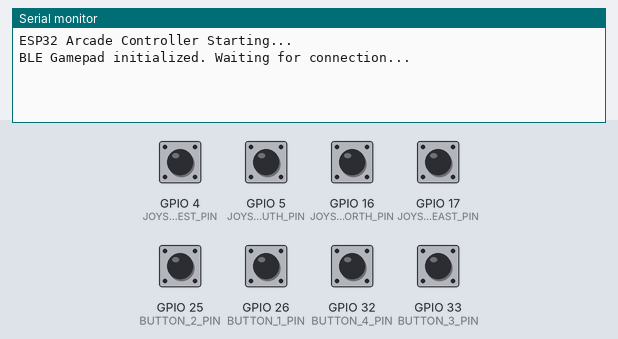
Recording of a sketch running on a simulated ESP32. Parts: the last lines printed to the serial monitor. Inputs (shaded band) come from the test bench; at power-on: GPIO 4 (JOYSTICK_WEST_PIN), GPIO 5 (JOYSTICK_SOUTH_PIN), GPIO 16 (JOYSTICK_NORTH_PIN), GPIO 17 (JOYSTICK_EAST_PIN), GPIO 25 (BUTTON_2_PIN), GPIO 26 (BUTTON_1_PIN), GPIO 32 (BUTTON_4_PIN), GPIO 33 (BUTTON_3_PIN) HIGH. USB keyboard and mouse output is not drawn.

Above: at 1.2 s.
1.3 s: GPIO 4 (JOYSTICK_WEST_PIN) pulled LOW for 0.15 s
At 2.3 s:
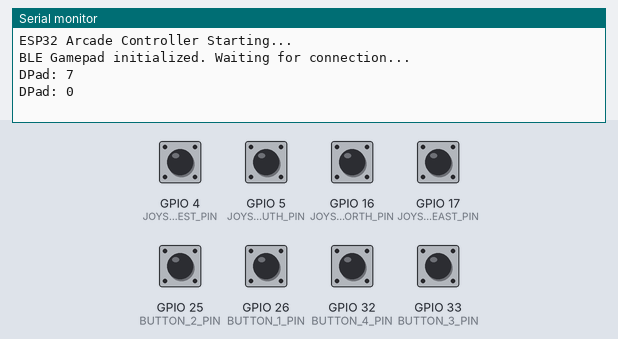
2.9 s: GPIO 25 (BUTTON_2_PIN) pulled LOW for 0.15 s
At 3.5 s:
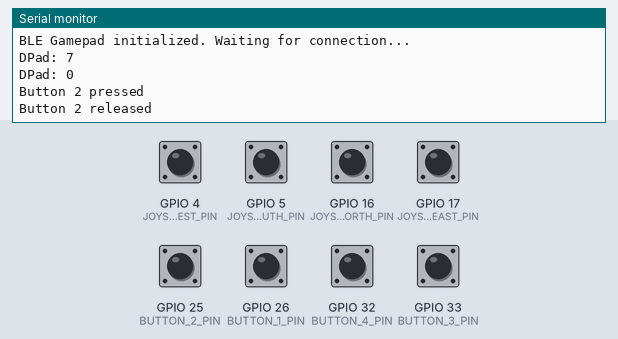
4.5 s: GPIO 5 (JOYSTICK_SOUTH_PIN) pulled LOW for 0.15 s
At 5.8 s:
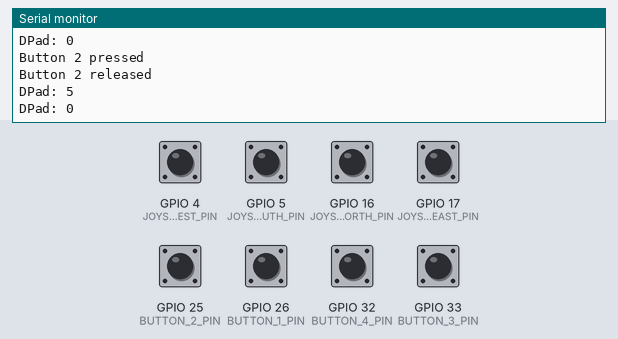
6.1 s: GPIO 16 (JOYSTICK_NORTH_PIN) pulled LOW for 0.15 s
At 7.0 s:
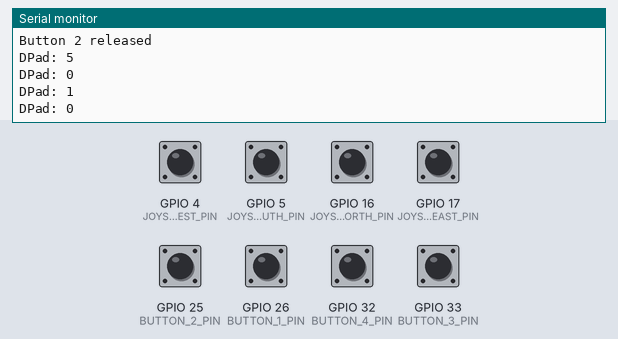
7.7 s: GPIO 17 (JOYSTICK_EAST_PIN) pulled LOW for 0.15 s
At 8.2 s:
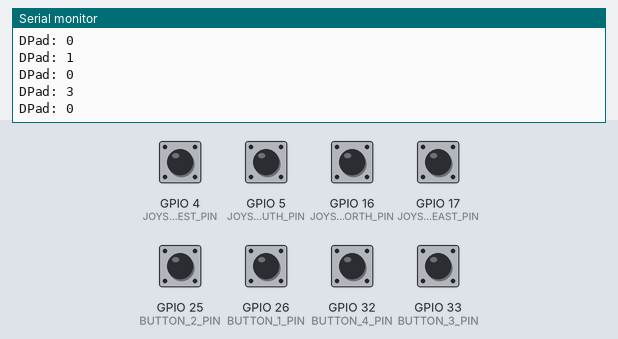
9.3 s: GPIO 26 (BUTTON_1_PIN) pulled LOW for 0.15 s
At 9.43 s:
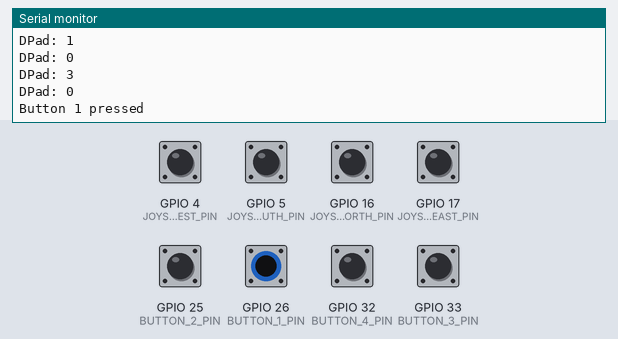
Timing chart, 0 to 11.9 s (numbered marks = the images above; inputs shaded):
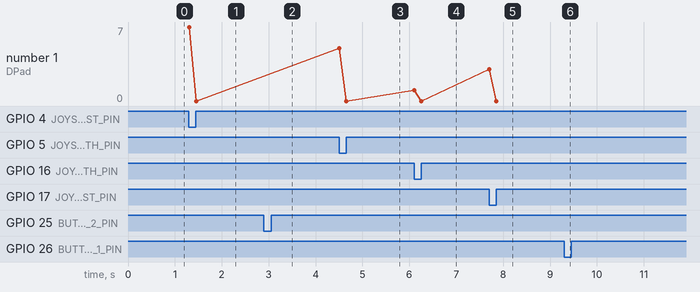

Measured:
- after the input at 1.3 s, the serial monitor: prints a new line at once (image 1)
- after the input at 2.9 s, the serial monitor: prints a new line at once (image 2)
- after the input at 4.5 s, the serial monitor: prints a new line at once (image 3)
- after the input at 6.1 s, the serial monitor: prints a new line at once (image 4)
- after the input at 7.7 s, the serial monitor: prints a new line at once (image 5)
- after the input at 9.3 s, the serial monitor: prints a new line at once (image 6)

The sketch:

controller.ino
```cpp
#include <BleGamepad.h>

// ピン定義 - 実際のピン番号に合わせて変更してください
#define JOYSTICK_NORTH_PIN   16   // ジョイスティック上
#define JOYSTICK_SOUTH_PIN   5   // ジョイスティック下
#define JOYSTICK_WEST_PIN    4  // ジョイスティック左
#define JOYSTICK_EAST_PIN    17  // ジョイスティック右

#define BUTTON_1_PIN        26  // ボタン1
#define BUTTON_2_PIN        25  // ボタン2
#define BUTTON_3_PIN        33 // ボタン3
#define BUTTON_4_PIN        32  // ボタン4

// BLEGamepadオブジェクト作成
BleGamepad bleGamepad("ESP32ArcadeController", "MommaWatasu", 100);

// 前回の状態を保持する変数
bool prevJoystickUp = false;
bool prevJoystickDown = false;
bool prevJoystickLeft = false;
bool prevJoystickRight = false;

int JoystickRightcount = 0;
int JoystickLeftcount = 0;
int JoystickUpcount = 0;
int JoystickDowncount = 0;

bool prevButton1 = false;
bool prevButton2 = false;
bool prevButton3 = false;
bool prevButton4 = false;

void setup() {
  Serial.begin(115200);
  Serial.println("ESP32 Arcade Controller Starting...");

  // ピンモードを入力プルアップに設定（ボタンはGNDに接続）
  pinMode(JOYSTICK_NORTH_PIN, INPUT_PULLUP);
  pinMode(JOYSTICK_SOUTH_PIN, INPUT_PULLUP);
  pinMode(JOYSTICK_WEST_PIN, INPUT_PULLUP);
  pinMode(JOYSTICK_EAST_PIN, INPUT_PULLUP);

  pinMode(BUTTON_1_PIN, INPUT_PULLUP);
  pinMode(BUTTON_2_PIN, INPUT_PULLUP);
  pinMode(BUTTON_3_PIN, INPUT_PULLUP);
  pinMode(BUTTON_4_PIN, INPUT_PULLUP);

  // BLE Gamepadを開始
  bleGamepad.begin();
  Serial.println("BLE Gamepad initialized. Waiting for connection...");
}

void loop() {
  if (bleGamepad.isConnected()) {
    // ジョイスティック（DPad）の状態読み取り
    bool joystickUp = !digitalRead(JOYSTICK_NORTH_PIN);      // LOW = 押された状態
    bool joystickDown = !digitalRead(JOYSTICK_SOUTH_PIN);
    bool joystickLeft = !digitalRead(JOYSTICK_WEST_PIN);
    bool joystickRight = !digitalRead(JOYSTICK_EAST_PIN);

    // ボタンの状態読み取り
    bool button1 = !digitalRead(BUTTON_1_PIN);
    bool button2 = !digitalRead(BUTTON_2_PIN);
    bool button3 = !digitalRead(BUTTON_3_PIN);
    bool button4 = !digitalRead(BUTTON_4_PIN);

    if (joystickRight) {
      JoystickRightcount = 10;
    } else {
      JoystickRightcount -= 1;
    }
    if (joystickLeft) {
      JoystickLeftcount = 10;
    } else {
      JoystickLeftcount -= 1;
    }
    if (joystickUp) {
      JoystickUpcount = 10;
    } else {
      JoystickUpcount -= 1;
    }
    if (joystickDown) {
      JoystickDowncount = 10;
    } else {
      JoystickDowncount -= 1;
    }

    // DPadの状態更新（変化があった場合のみ）
    if (joystickUp != prevJoystickUp || joystickDown != prevJoystickDown ||
        joystickLeft != prevJoystickLeft || joystickRight != prevJoystickRight) {

      // DPadの値を計算（8方向 + ニュートラル）
      uint8_t dpadValue = DPAD_CENTERED;

      if (joystickUp && joystickRight) {
        dpadValue = DPAD_UP_RIGHT;
      } else if (joystickUp && joystickLeft) {
        dpadValue = DPAD_UP_LEFT;
      } else if (joystickDown && joystickRight) {
        dpadValue = DPAD_DOWN_RIGHT;
      } else if (joystickDown && joystickLeft) {
        dpadValue = DPAD_DOWN_LEFT;
      } else if (joystickUp) {
        if (JoystickRightcount > 0) {
          dpadValue = DPAD_UP_RIGHT;
        } else if (JoystickLeftcount > 0) {
          dpadValue = DPAD_UP_LEFT;
        } else {
          dpadValue = DPAD_UP;
        }
      } else if (joystickDown) {
        if (JoystickRightcount > 0) {
          dpadValue = DPAD_DOWN_RIGHT;
        } else if (JoystickLeftcount > 0) {
          dpadValue = DPAD_DOWN_LEFT;
        } else {
          dpadValue = DPAD_DOWN;
        }
      } else if (joystickLeft) {
        if (JoystickUpcount > 0) {
          dpadValue = DPAD_UP_LEFT;
        } else if (JoystickDowncount > 0) {
          dpadValue = DPAD_DOWN_LEFT;
        } else {
          dpadValue = DPAD_LEFT;
        }
      } else if (joystickRight) {
        if (JoystickUpcount > 0) {
          dpadValue = DPAD_UP_RIGHT;
        } else if (JoystickDowncount > 0) {
          dpadValue = DPAD_DOWN_RIGHT;
        } else {
          dpadValue = DPAD_RIGHT;
        }
      }

      bleGamepad.setHat1(dpadValue);

      // デバッグ情報出力
      Serial.print("DPad: ");
      Serial.println(dpadValue);

      // 前回の状態を更新
      prevJoystickUp = joystickUp;
      prevJoystickDown = joystickDown;
      prevJoystickLeft = joystickLeft;
      prevJoystickRight = joystickRight;
    }

    // ボタン1の状態更新
    if (button1 != prevButton1) {
      if (button1) {
        bleGamepad.press(BUTTON_1);
        Serial.println("Button 1 pressed");
      } else {
        bleGamepad.release(BUTTON_1);
        Serial.println("Button 1 released");
      }
      prevButton1 = button1;
    }

    // ボタン2の状態更新
    if (button2 != prevButton2) {
      if (button2) {
        bleGamepad.press(BUTTON_2);
        Serial.println("Button 2 pressed");
      } else {
        bleGamepad.release(BUTTON_2);
        Serial.println("Button 2 released");
      }
      prevButton2 = button2;
    }

    // ボタン3の状態更新
    if (button3 != prevButton3) {
      if (button3) {
        bleGamepad.press(BUTTON_5);
        Serial.println("Button 3 pressed");
      } else {
        bleGamepad.release(BUTTON_5);
        Serial.println("Button 3 released");
      }
      prevButton3 = button3;
    }

    // ボタン4の状態更新
    if (button4 != prevButton4) {
      if (button4) {
        bleGamepad.press(BUTTON_4);
        Serial.println("Button 4 pressed");
      } else {
        bleGamepad.release(BUTTON_4);
        Serial.println("Button 4 released");
      }
      prevButton4 = button4;
    }
  } else {
    Serial.println("Waiting for BLE connection...");
  }

  // チャタリング防止のための短い遅延
  delay(10);
}
```
